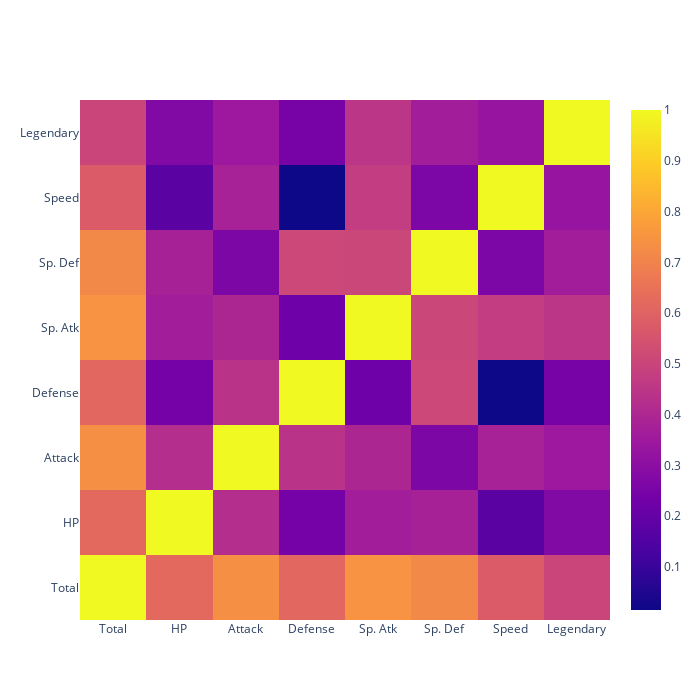

Notebook code cell kept with this figure:
### Code cell
corr = df_data.corr()

fig = go.Figure()
fig.add_trace(go.Heatmap(z=corr.values,
                   x=corr.index.values,
                   y=corr.columns.values))
 
fig.update_layout(autosize=False,
                  width=700,
                  height=700)

fig.show()

### Figure 1 — Plotly figure (JSON) as saved in the notebook; plotly's stock layout.template omitted (floating-point values rounded to 4 significant figures)
{"data": [{"type": "heatmap", "x": ["Total", "HP", "Attack", "Defense", "Sp. Atk", "Sp. Def", "Speed", "Legendary"], "y": ["Total", "HP", "Attack", "Defense", "Sp. Atk", "Sp. Def", "Speed", "Legendary"], "z": [[1, 0.6187, 0.7362, 0.6128, 0.7472, 0.7176, 0.5759, 0.5018], [0.6187, 1, 0.4224, 0.2396, 0.3624, 0.3787, 0.176, 0.2736], [0.7362, 0.4224, 1, 0.4387, 0.3964, 0.264, 0.3812, 0.3454], [0.6128, 0.2396, 0.4387, 1, 0.2235, 0.5107, 0.01523, 0.2464], [0.7472, 0.3624, 0.3964, 0.2235, 1, 0.5061, 0.473, 0.4489], [0.7176, 0.3787, 0.264, 0.5107, 0.5061, 1, 0.2591, 0.3639], [0.5759, 0.176, 0.3812, 0.01523, 0.473, 0.2591, 1, 0.3267], [0.5018, 0.2736, 0.3454, 0.2464, 0.4489, 0.3639, 0.3267, 1]]}], "layout": {"autosize": false, "height": 700, "width": 700}}
